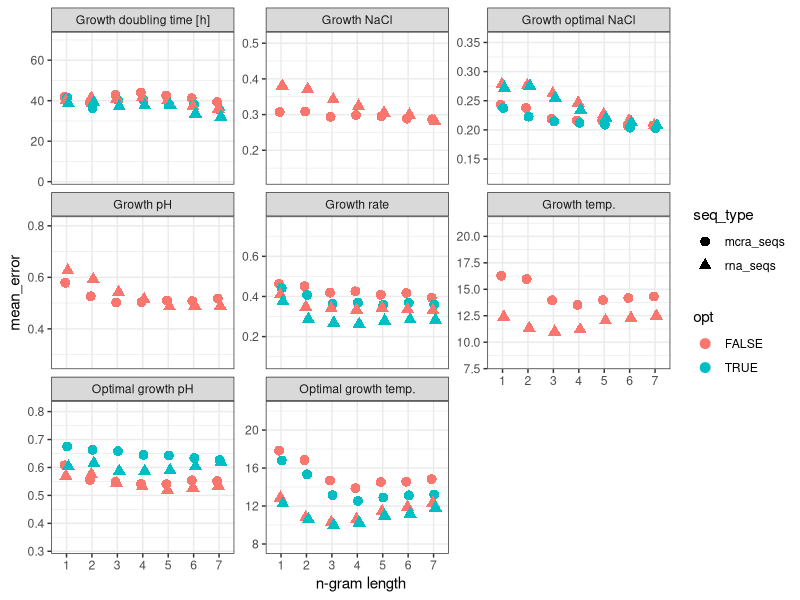
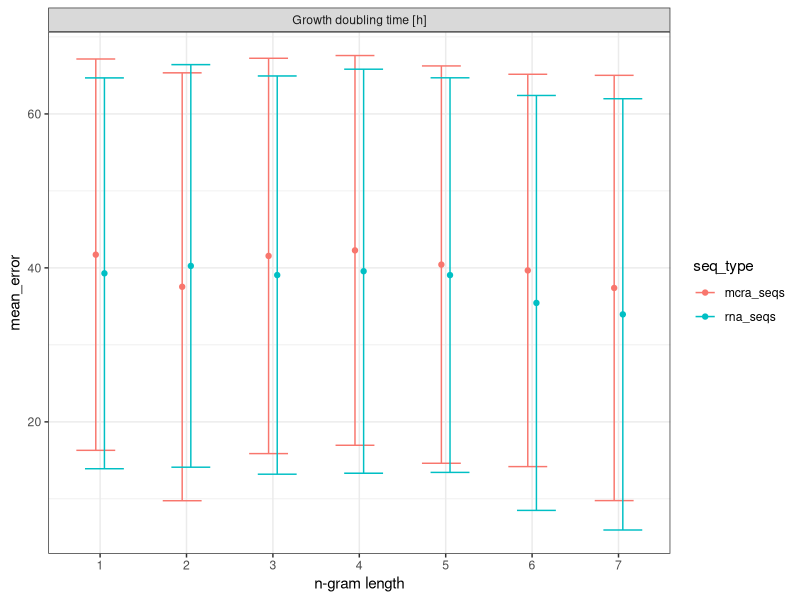
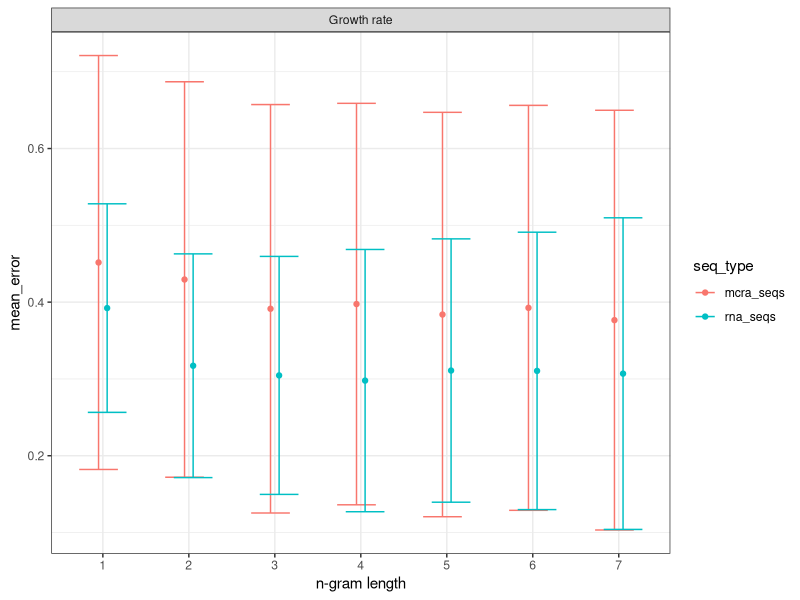
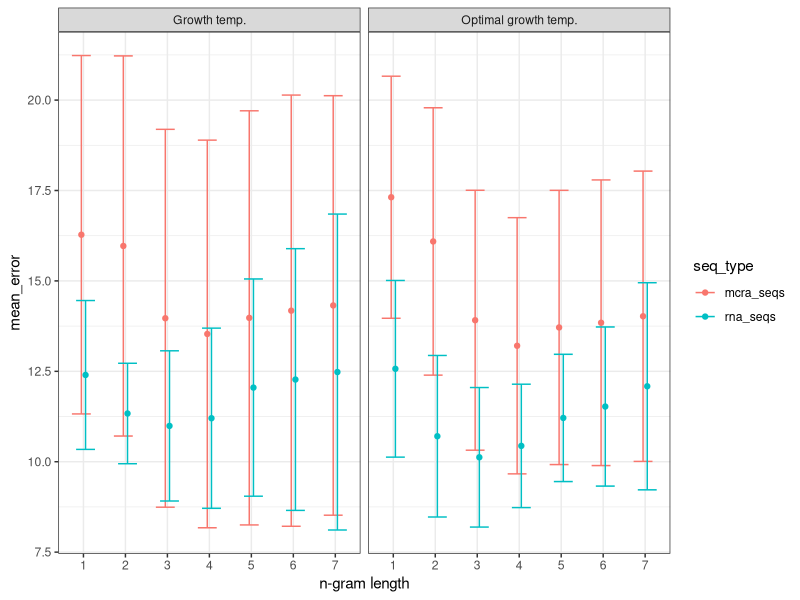
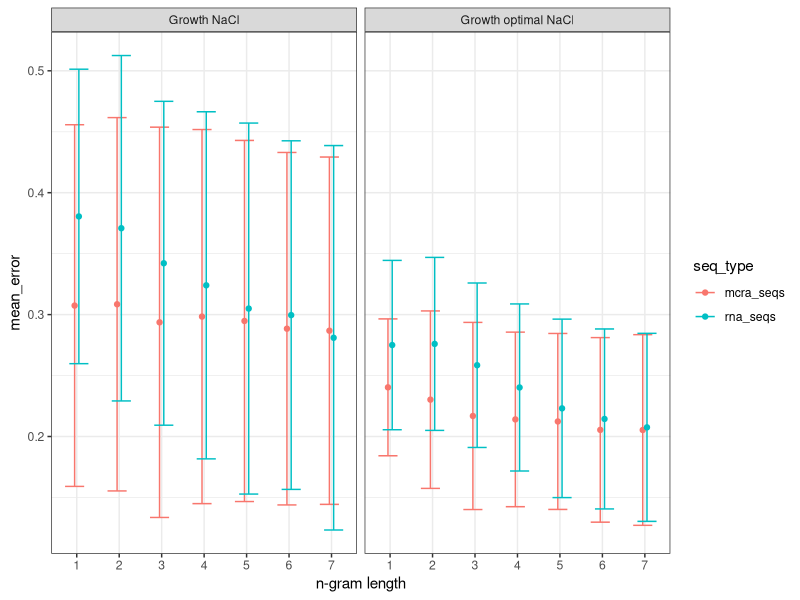
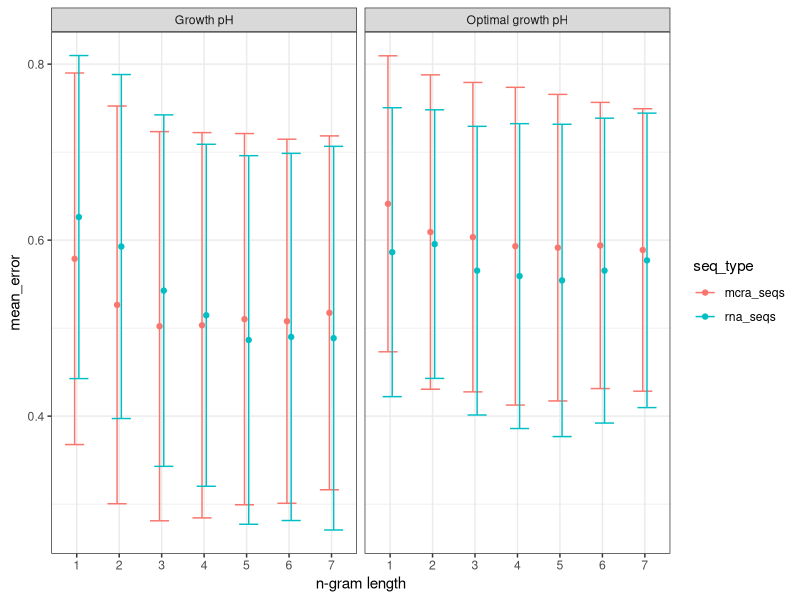

Generate these figures, in order, with R: (Note: this script raises an error after producing the figures.)
library(dplyr)
library(ggplot2)

benchmark_ngram_length <- rbind(read.csv("./results/ngram_benchmark_opt.csv") %>% 
                                  mutate(error = sqrt(mse),
                                         opt = TRUE) %>% 
                                  inner_join(read.csv("./data/full_names.csv")),
                                read.csv("./results/ngram_benchmark.csv") %>% 
                                  mutate(error = sqrt(mse),
                                         opt = FALSE) %>% 
                                  inner_join(read.csv("./data/full_names.csv"))
)



benchmark_ngram_length %>% 
  group_by(nice, ngram_length, seq_type, opt) %>%
  summarise(mean_error = mean(error),
            sd_error = sd(error)) %>%
  mutate(upper = mean_error + sd_error,
         lower = mean_error - sd_error) %>% 
  ggplot(aes(x = factor(ngram_length), y = mean_error, color = opt, shape = seq_type,
             ymax = upper, ymin = lower)) +
  geom_point(size = 3, position = position_dodge(0.2)) +
  #geom_errorbar() +
  scale_x_discrete("n-gram length") +
  facet_wrap(~ nice, scales = "free_y") +
  theme_bw()


lapply(list("growth_doubl",
            "growth_rate",
            c("mean_gt", "mean_ogt"),
            c("mean_gn", "mean_ogn"),
            c("mean_gp", "mean_ogp")),
       function(i)
         filter(benchmark_ngram_length, task.id %in% i) %>% 
         group_by(nice, ngram_length, seq_type) %>%
         summarise(mean_error = mean(error),
                   sd_error = sd(error)) %>%
         mutate(upper = mean_error + sd_error,
                lower = mean_error - sd_error) %>% 
         ggplot(aes(x = factor(ngram_length), y = mean_error, color = seq_type,
                    ymax = upper, ymin = lower)) +
         geom_point(position = position_dodge(0.2)) + 
         scale_x_discrete("n-gram length") +
         geom_errorbar(position = position_dodge(0.2)) +
         facet_wrap(~ nice, nrow = 1) +
         theme_bw()) 
  

rbind(lapply(list("growth_doubl",
                  "growth_rate",
                  c("mean_gt", "mean_ogt"),
                  c("mean_gn", "mean_ogn"),
                  c("mean_gp", "mean_ogp")),
             function(i)
               filter(benchmark_ngram_length_opt, task.id %in% i) %>% 
               group_by(nice, ngram_length, seq_type) %>%
               summarise(mean_error = mean(error),
                         sd_error = sd(error))) %>% 
        do.call(rbind, .) %>% 
        mutate(only_optim = TRUE),
      lapply(list("growth_doubl",
                  "growth_rate",
                  c("mean_gt", "mean_ogt"),
                  c("mean_gn", "mean_ogn"),
                  c("mean_gp", "mean_ogp")),
             function(i)
               filter(benchmark_ngram_length, task.id %in% i) %>% 
               group_by(nice, ngram_length, seq_type) %>%
               summarise(mean_error = mean(error),
                         sd_error = sd(error))) %>% 
        do.call(rbind, .) %>% 
        mutate(only_optim = FALSE)) %>% 
  write.csv(file = "./results/all_res.csv", row.names = FALSE)

library(xtable)
read.csv("./results/ngram_benchmark_opt.csv") %>% 
  mutate(error = sqrt(mse),
         opt = TRUE) %>% 
  inner_join(read.csv("./data/full_names.csv")) %>% 
  group_by(nice) %>% 
  summarise(`Error (mean)` = mean(error),
            `Error (SD)` = sd(error)) %>% 
  xtable %>% 
  print(include.rownames = FALSE)
